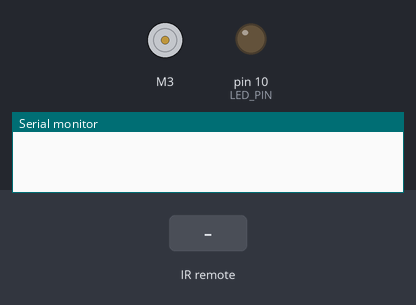
This sketch was run on a simulated Arduino Uno, built with avr-gcc and run on an emulated ATmega328P. Parts: DC motor (green arrow = forward, orange = backward, longer = faster), output pins drawn as LEDs (lit = HIGH), the last lines printed to the serial monitor. The inputs (shaded band) are chosen by the test bench.

Above: at 1.2 s.
1.3 s: infrared code 0x3 received
At 2.1 s:
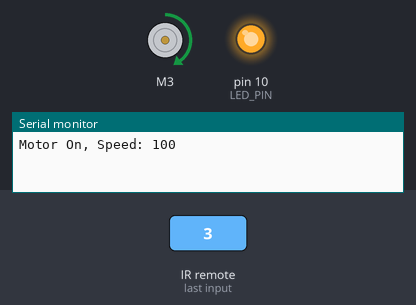
2.8 s: infrared code 0x1 received
At 3.3 s:
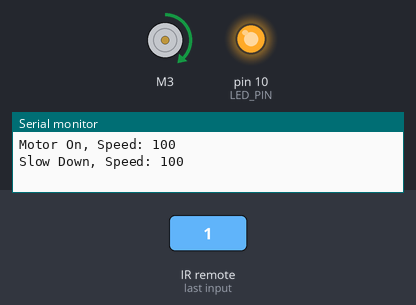
4.3 s: infrared code 0x2 received
At 5.5 s:
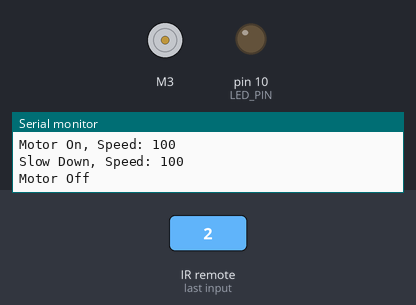
5.8 s: infrared code 0x0 received
At 6.8 s:
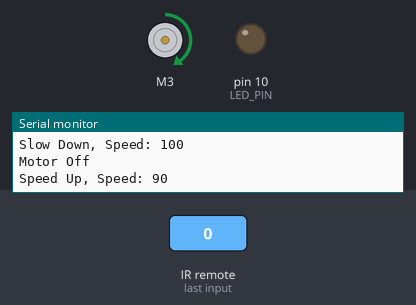
7.3 s: infrared code 0x1 received
At 7.9 s:
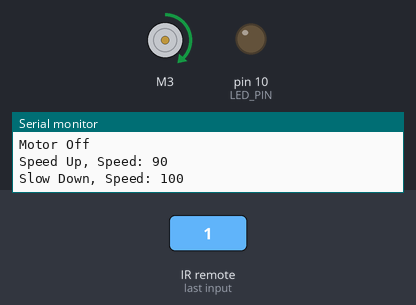
Timing chart, 0 to 9.8 s (numbered marks = the images above; inputs shaded):
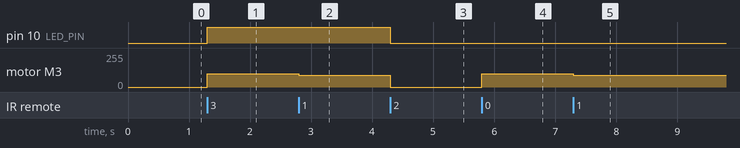

The sketch:

motor_control_demo.ino
```cpp
/*
Arduino IR Motor Control Demonstration
Written by AB
*/
#include <IRremote.hpp>
#include <AFMotor.h>

// Define Hardware Constants & Variables
#define MOTOR_PIN_1 11 // Pin that corresponds to Motor 1
#define MOTOR_PIN_2 3 // Pin that corresponds to Motor 2
#define MOTOR_PIN_3 5 // Pin that corresponds to Motor 3
#define MOTOR_PIN_4 6 // Pin that corresponds to Motor 4
#define SERVO_PIN_1 10
#define SERVO_PIN_2 9
// NOTE: This pin comes from the "datasheet" of my motorshield. If you are using a motorshield check the datasheet and select the appropriate pin.

// Define pins used for the IR Sensor & LED - note we are using the pins exposed on the motor shield.
#define LED_PIN 10
#define IR_SENSOR_PIN 9

// Define the motor object
AF_DCMotor motor(3); // create motor #3, 64KHz pwm (this is handled by the library)

// IR Codes
#define ON_BTN 0x3
#define OFF_BTN 0x2
#define BR_DOWN 0x1
#define BR_UP 0x0

// Speed Controls
int speed = 100; // Speed Variable (max is 255, min 10)
#define SPEED_UP 0
#define SLOW_DOWN 1
#define INCREMENT 10

void setup() {
  // Setup Motor
  motor.setSpeed(0);  // Set the inital motor speed to 0
  motor.run(RELEASE); // Ensure motor is initially released

  // Setup LED
  pinMode(LED_PIN, OUTPUT); // Set LED to output

  // Setup IR Sensor
  IrReceiver.begin(IR_SENSOR_PIN, ENABLE_LED_FEEDBACK); // Start the receiver

  // Setup Serial
  Serial.begin(9600);  // Start the serial communication
}

void loop() {
  // IR Data Processsing
  if (IrReceiver.decode()) {
    // Print out the captured IR Packet
    // IrReceiver.printIRResultShort(&Serial); // Print complete received data in one line
    // Serial.println(IrReceiver.decodedIRData.decodedRawData, HEX); // Print "old" raw data
    // IrReceiver.printIRSendUsage(&Serial);   // Print the statement required to send this data

    // Peripheral Control
    if (IrReceiver.decodedIRData.command == ON_BTN) {
      // Turn on our LED
      digitalWrite(LED_PIN, HIGH);

      // Turn on our motor
      Serial.print("Motor On, Speed: ");
      Serial.println(speed);
      motor.run(FORWARD);
      motor.setSpeed(speed); // 100/255
    } else if (IrReceiver.decodedIRData.command == OFF_BTN) {
      // Turn off our LED
      digitalWrite(LED_PIN, LOW);

      // Turn off our motor
      Serial.println("Motor Off");
      motor.run(RELEASE);
      motor.setSpeed(0);
    } else if (IrReceiver.decodedIRData.command == BR_UP) {
      // Speed up
      Serial.print("Speed Up, Speed: ");
      Serial.println(speed);
      updateMotorSpeed(SPEED_UP);
      motor.run(FORWARD);
      motor.setSpeed(speed);
    } else if (IrReceiver.decodedIRData.command == BR_DOWN) {
      // Slow down
      Serial.print("Slow Down, Speed: ");
      Serial.println(speed);
      updateMotorSpeed(SLOW_DOWN);
      motor.run(FORWARD);
      motor.setSpeed(speed);
    }
    IrReceiver.resume();
  }
}

/*
Updates the motor speed by +/- INCREMENT.
ctrl -> 1 for speeding up, 0 for slowing down.
*/
void updateMotorSpeed(int ctrl) {
  // ctrl is ctrlid
  if (ctrl == SPEED_UP || ctrl == SLOW_DOWN) {
    // Updated the speed variable
    if (ctrl == SPEED_UP && speed >= 10 && speed <= (250 - INCREMENT)) {
      speed = speed + INCREMENT;
    } else if (ctrl == SLOW_DOWN && speed >= (10 + INCREMENT) && speed <= 250) {
      speed = speed - INCREMENT;
    }
  }
}
```

Measured:
- after the input at 1.3 s, pin 10 (LED_PIN): LOW → HIGH at once; motor M3: stopped → forward 100/255 at once
- after the input at 2.8 s, motor M3: forward 100/255 → forward 90/255 at once
- after the input at 4.3 s, pin 10 (LED_PIN): HIGH → LOW at once; motor M3: forward 90/255 → stopped at once
- after the input at 5.8 s, motor M3: stopped → forward 100/255 at once
- after the input at 7.3 s, motor M3: forward 100/255 → forward 90/255 at once
